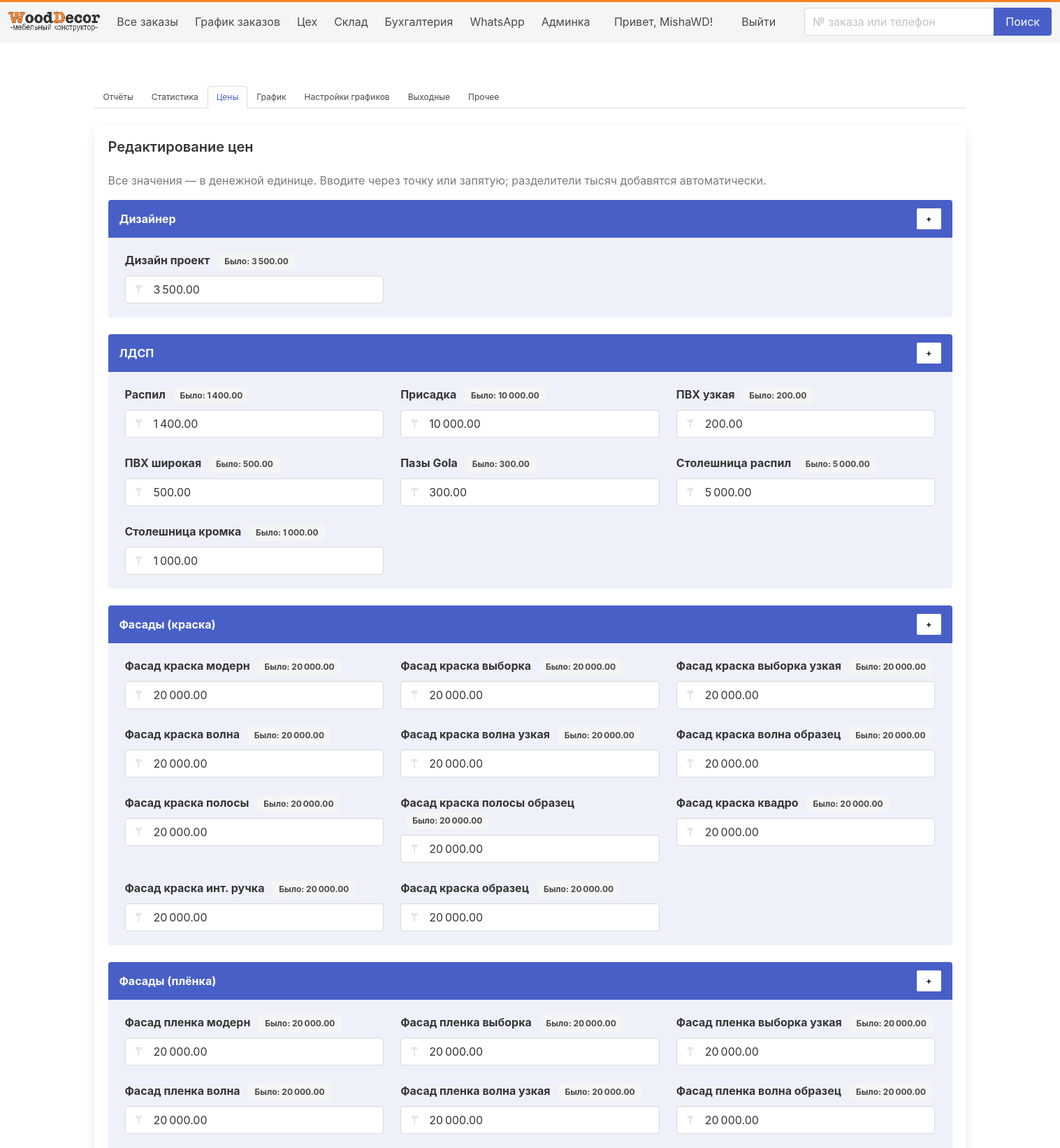
Screenshot of /accounting/?tab=prices (signed in, upper part) with the database file from the repository.
### core/models.py (models this page shows, shortened)
class PriceGroup(models.Model):
    title = models.CharField("Группа", max_length=100)
    sort_order = models.PositiveIntegerField(default=0)
    class Meta:
        ordering = ["sort_order", "id"]
        verbose_name = "Группа цен"
        verbose_name_plural = "Группы цен"

class PriceItem(models.Model):
    group = models.ForeignKey(PriceGroup, on_delete=models.CASCADE, related_name="items")
    title = models.CharField("Название позиции", max_length=200)
    value = models.DecimalField("Цена", max_digits=12, decimal_places=2, default=0)
    class Meta:
        ordering = ["id"]
        verbose_name = "Цена"
        verbose_name_plural = "Цены"
        constraints = [
            models.UniqueConstraint(fields=['group', 'title'], name='unique_priceitem_title_per_group')
        ]

### core/views_accounting.py (the view, shortened to what this page needs)
# urls.py: path("accounting/", views_accounting.accounting, name="accounting"),
@group_required("Бухгалтер")
@access_required("ACCESS_ACCOUNTING")
def accounting(request):
    tab = (request.GET.get("tab") or "reports").lower()
    if tab not in {"reports", "stats", "prices", "schedule", "other", "chart_settings", "holidays"}:
        tab = "reports"
    context = {"tab": tab}
    if tab == "prices":
        groups = PriceGroup.objects.prefetch_related("items").order_by("sort_order", "id")
        context["price_groups"] = groups
    return render(request, "accounting/index.html", context)

### core/templatetags/user_groups.py (called while the page is built)
@register.filter(name='has_group')
def has_group(user, group_name):
    try:
        return user.is_authenticated and (user.is_superuser or user.is_staff or user.groups.filter(name=group_name).exists())
    except Exception:
        return False

### core/views.py (called while the page is built)
def in_group(user, group_names):
    return user.is_authenticated and (getattr(user, 'is_superuser', False) or user.groups.filter(name__in=group_names).exists())

def group_required(*group_names):
    return user_passes_test(lambda u: in_group(u, group_names))

def access_required(group_name):
    return user_passes_test(lambda u: u.is_authenticated and (getattr(u, 'is_superuser', False) or getattr(u, 'is_staff', False) or u.groups.filter(name=group_name).exists()))

### core/templates/accounting/index.html (shortened to what this page needs)
{% extends "base.html" %}
{% block content %}
<section class="section pt-4">
  <div class="container">
    <div class="tabs is-boxed is-small">
      <ul>
        <li class="{% if tab == 'reports' %}is-active{% endif %}">
          <a href="{% url 'accounting' %}?tab=reports">Отчёты</a>
        </li>
        <li class="{% if tab == 'stats' %}is-active{% endif %}">
          <a href="{% url 'accounting' %}?tab=stats">Статистика</a>
        </li>
        <li class="{% if tab == 'prices' %}is-active{% endif %}">
          <a href="{% url 'accounting' %}?tab=prices">Цены</a>
        </li>
        <li class="{% if tab == 'schedule' %}is-active{% endif %}">
          <a href="{% url 'accounting' %}?tab=schedule">График</a>
        </li>
		<li class="{% if tab == 'chart_settings' %}is-active{% endif %}">
          <a href="{% url 'accounting' %}?tab=chart_settings">Настройки графиков</a>
        </li>
		<li class="{% if tab == 'holidays' %}is-active{% endif %}">
          <a href="{% url 'accounting' %}?tab=holidays">Выходные</a>
        </li>
        <li class="{% if tab == 'other' %}is-active{% endif %}">
          <a href="{% url 'accounting' %}?tab=other">Прочее</a>
        </li>
      </ul>
    </div>
    <div class="box">
      {% if tab == 'reports' %}
        {% include "accounting/_reports.html" %}
      {% elif tab == 'stats' %}
        {% include "accounting/_stats.html" %}
      {% elif tab == 'prices' %}
        {% include "accounting/_prices.html" %}
      {% elif tab == "schedule" %}
        {% include "accounting/_schedule.html" %}
      {% elif tab == "chart_settings" %}
        {% include "accounting/_chart_settings.html" %}
	  {% elif tab == "holidays" %}
        {% include "accounting/_holidays.html" %}
      {% elif tab == "other" %}
        {% include "accounting/_other.html" %}
      {% endif %}
    </div>
  </div>
</section>
{% endblock %}

### core/templates/base.html (shortened to what this page needs)
{% load user_groups %}
{% load static %}
<!doctype html>
<html lang="ru">
<head>
    <link rel="stylesheet" href="https://cdn.jsdelivr.net/npm/bulma@0.9.4/css/bulma.min.css">
</head>
<body>
    <nav class="navbar is-light has-shadow" style="border-top: 3px solid #F58220;" role="navigation">
        <div class="navbar-brand">
            <a class="navbar-item" href="{% url 'orders_all' %}"><img src="{% static 'img/company_logo_20250903104444.png' %}?v=20250903104444" alt="WoodDecor" style="height:48px;"></a>
        </div>
        <div class="navbar-menu">
    <div class="navbar-start">
      {% if user.is_authenticated %}
        {% if user|has_group:"ACCESS_ORDERS" %}
          <a class="navbar-item" href="{% url 'orders_all' %}">Все заказы</a>
        {% endif %}
        {% if user|has_group:"ACCESS_CHART" %}
          <a class="navbar-item" href="{% url 'orders_chart' %}">График заказов</a>
        {% endif %}
        {% if user|has_group:"ACCESS_WORKSHOP" %}
          <a class="navbar-item" href="{% url 'workshop' %}">Цех</a>
		  <a class="navbar-item" href="{% url 'warehouse' %}">Склад</a>
        {% endif %}
		{% if user|has_group:"ACCESS_ACCOUNTING" %}
          <a class="navbar-item" href="{% url 'accounting' %}">Бухгалтерия</a>
        {% endif %}
		{% if request.user.is_staff %}
          <a class="navbar-item" href="{% url 'whatsapp_dashboard' %}">WhatsApp</a>
        {% endif %}
        {% if user|has_group:"ACCESS_ADMIN" %}
          <a class="navbar-item" href="/admin/">Админка</a>
        {% endif %}
      {% endif %}
    </div>
            <div class="navbar-end">
                {% if user.is_authenticated %}
                <div class="navbar-item">Привет, {{ user.username }}!</div>
                <div class="navbar-item"><form method="post" action="{% url 'logout' %}">{% csrf_token %}<button class="button is-light" type="submit">Выйти</button></form></div>
                {% else %}
                <div class="navbar-item"><a class="button is-primary" href="{% url 'login' %}">Войти</a></div>
                {% endif %}
            </div>
        </div>
<form class="navbar-item" method="get" action="{% url 'orders_all' %}">
  <div class="field has-addons">
    <div class="control">
      <input class="input" type="text" name="q" placeholder="№ заказа или телефон" value="{{ request.GET.q }}">
    </div>
    <div class="control">
      <button class="button is-link" type="submit">Поиск</button>
    </div>
  </div>
</form>
</nav>
    <section class="section">
        <div class="container">
{% block content %}{% endblock %}
        </div>
    </section>
</body>
</html>

### core/templates/accounting/_prices.html (shortened to what this page needs)
{% load l10n %}
<h3 class="title is-5">Редактирование цен</h3>
<p class="mb-4 has-text-grey">Все значения — в денежной единице. Вводите через точку или запятую; разделители тысяч добавятся автоматически.</p>
<form method="post" action="{% url 'accounting' %}?tab=prices">
  {% for group in price_groups %}
    <article class="message is-link" id="group-{{ group.id }}">
      <div class="message-header">
        <p>{{ group.title }}</p>
        <button type="button"
                class="button is-small is-white has-text-weight-bold js-add-item"
                data-group="{{ group.id }}"
                title="Добавить позицию">+</button>
      </div>
      <div class="message-body">
        <div class="columns is-multiline" data-group-columns="{{ group.id }}">
          {% for item in group.items.all %}
            <div class="column is-6-tablet is-4-desktop">
              <label class="label" for="id_price_{{ item.id }}">
                {{ item.title }}
                <small class="tag is-light ml-2 js-was"
                       data-val="{{ item.value|default:0|floatformat:0|unlocalize }}">
                </small>
              </label>
              <div class="control has-icons-left">
                <input id="id_price_{{ item.id }}"
                       name="price_{{ item.id }}"
                       type="text"
                       inputmode="decimal"
                       class="input js-price"
                       value="{{ item.value|default:0|floatformat:0|unlocalize }}"
                       autocomplete="off">
                <span class="icon is-small is-left">₸</span>
              </div>
            </div>
          {% endfor %}
        </div>
      </div>
    </article>
  {% empty %}
    <p class="has-text-grey">Группы цен не найдены. Проверь миграции PriceGroup/PriceItem и дата-наполнение.</p>
  {% endfor %}
</form>

### rows the page displays
PriceGroup: title "Дизайнер"
PriceItem: title "Дизайн проект", value "3 500.00"
PriceGroup: title "ЛДСП"
PriceItem: title "Распил", value "1 400.00"
PriceItem: title "Присадка", value "10 000.00"
PriceItem: title "ПВХ узкая", value "200.00"
PriceItem: title "ПВХ широкая", value "500.00"
PriceItem: title "Пазы Gola", value "300.00"
PriceItem: title "Столешница распил", value "5 000.00"
PriceItem: title "Столешница кромка", value "1 000.00"
PriceGroup: title "Фасады (краска)"
PriceItem: title "Фасад краска модерн", value "20 000.00"
PriceItem: title "Фасад краска выборка", value "20 000.00"
PriceItem: title "Фасад краска выборка узкая", value "20 000.00"
PriceItem: title "Фасад краска волна", value "20 000.00"
PriceItem: title "Фасад краска волна узкая", value "20 000.00"
PriceItem: title "Фасад краска волна образец", value "20 000.00"
PriceItem: title "Фасад краска полосы", value "20 000.00"
PriceItem: title "Фасад краска полосы образец", value "20 000.00"
PriceItem: title "Фасад краска квадро", value "20 000.00"
PriceItem: title "Фасад краска инт. ручка", value "20 000.00"
PriceItem: title "Фасад краска образец", value "20 000.00"
PriceGroup: title "Фасады (плёнка)"
PriceItem: title "Фасад пленка модерн", value "20 000.00"
PriceItem: title "Фасад пленка выборка", value "20 000.00"
PriceItem: title "Фасад пленка выборка узкая", value "20 000.00"
PriceItem: title "Фасад пленка волна", value "20 000.00"
PriceItem: title "Фасад пленка волна узкая", value "20 000.00"
PriceItem: title "Фасад пленка волна образец", value "20 000.00"

### other values shown
{{ user.username }} "MishaWD"
